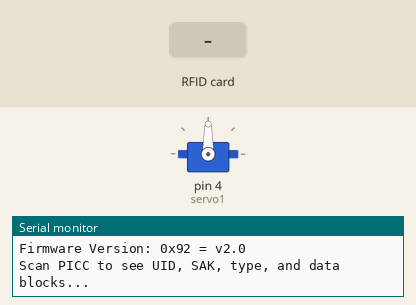
Bench run of a sketch on a simulated Arduino Mega 2560, built with avr-gcc and run on an emulated ATmega2560. Parts: servo, the last lines printed to the serial monitor. The test bench sets the inputs (shaded band).

Above: at 1.2 s.
1.3 s: RFID card C4 72 67 A3 held to the reader
At 3.1 s:
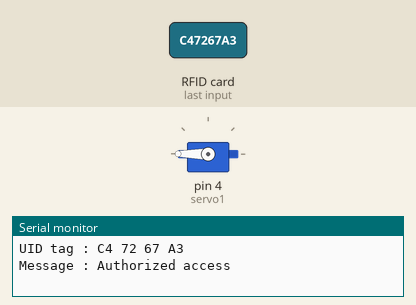
3.8 s: RFID card E2 A5 F7 1B held to the reader
At 5.5 s:
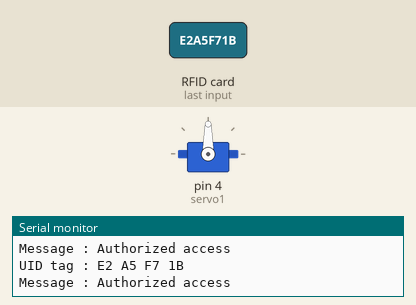
Timing chart, 0 to 7.0 s (numbered marks = the images above; inputs shaded):
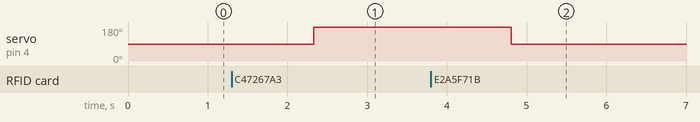

The sketch:

RFID_Servo_Test.ino
```cpp
#include <SPI.h>
#include <MFRC522.h>
#include <Servo.h>

#define RST_PIN         48          // Configurable, see typical pin layout above
#define SS_PIN          53         // Configurable, see typical pin layout above
Servo myservo;  // create servo object to control a servo

int pos = 0;    // variable to store the servo position
Servo servo1;

boolean garage = false;

int i=0;

MFRC522 mfrc522(SS_PIN, RST_PIN);  // Create MFRC522 instance

void setup() {
	Serial.begin(9600);		// Initialize serial communications with the PC
	SPI.begin();			// Init SPI bus
	mfrc522.PCD_Init();		// Init MFRC522
  servo1.attach(4);
  servo1.write(90);
	mfrc522.PCD_DumpVersionToSerial();	// Show details of PCD - MFRC522 Card Reader details
	Serial.println(F("Scan PICC to see UID, SAK, type, and data blocks..."));
}

void loop() {
	// Reset the loop if no new card present on the sensor/reader. This saves the entire process when idle.
	if ( ! mfrc522.PICC_IsNewCardPresent()) {
		return;
	}

	// Select one of the cards
	if ( ! mfrc522.PICC_ReadCardSerial()) {
		return;
	}

//Show UID on serial monitor
  Serial.print("UID tag :");
  String content= "";
  byte letter;
  for (byte i = 0; i < mfrc522.uid.size; i++)
  {
     Serial.print(mfrc522.uid.uidByte[i] < 0x10 ? " 0" : " ");
     Serial.print(mfrc522.uid.uidByte[i], HEX);
     content.concat(String(mfrc522.uid.uidByte[i] < 0x10 ? " 0" : " "));
     content.concat(String(mfrc522.uid.uidByte[i], HEX));
  }
  Serial.println();
  Serial.print("Message : ");
  content.toUpperCase();
  if (content.substring(1) == "C4 72 67 A3" || content.substring(1) == "E2 A5 F7 1B") //change here the UID of the card/cards that you want to give access
  {
    Serial.println("Authorized access");
    Serial.println();
    delay(1000);
    i++;
    if ( (i % 2) != 0) {
    servo1.write(180);
    }
    if ( (i % 2) == 0) {
    servo1.write(90);
    }

  }
  else
  {
    Serial.println(" Access denied");
    Serial.println();
  }


}
```

Measured:
- after the input at 1.3 s, servo on pin 4 (servo1): 90° → 180° after 1.0 s
- after the input at 3.8 s, servo on pin 4 (servo1): 180° → 90° after 1.0 s
